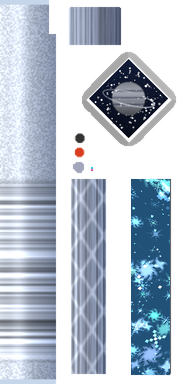
#> input picture src/main/resources/assets/silverstar/model/silver_star.png, 192 x 384 px, found by its file name
$ python make_blade_masks.py
#> lines starting #> are read from the running program, lines starting #| are printed output that depends on the picture; after the words box and inside, x2 and y2 are one past the last pixel; in counts of white or black regions, pixels touching at a corner belong together
import os

import numpy as np
from PIL import Image

# 把刀贴图拆成两张：
#   silver_star_body.png  —— 除了刀刃那条，其它全保留（刀柄、护手、刀鞘、鞘上纹章都从这张出）
#   silver_star_blade.png —— 只有刀刃那条有像素，其它全透明（星空遮罩只认 alpha）
BASE = r"D:\GoldenStar\mod构建\SilverStar"
SRC = os.path.join(BASE, "src", "main", "resources", "assets", "silverstar", "model", "silver_star.png")
BODY = os.path.join(BASE, "src", "main", "resources", "assets", "silverstar", "model", "silver_star_body.png")
BLADE = os.path.join(BASE, "src", "main", "resources", "assets", "silverstar", "model", "silver_star_blade.png")

# 实测的刀刃区域（192x384）
X0, Y0, X1, Y1 = 131, 179, 170, 375

img = Image.open(SRC).convert("RGBA")
#> img is the input picture: PIL image 192x384 RGBA; mean R, G, B, A 104.8, 114.5, 126.9, 162.2
W, H = img.size
#> W = 192; H = 384
assert (W, H) == (192, 384), (W, H)

arr = np.array(img)
body = arr.copy()
blade = arr.copy()

body[Y0:Y1, X0:X1, 3] = 0
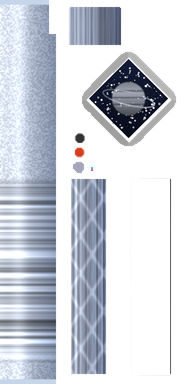
#> body: shape (384, 192, 4); 10.37% of pixels changed, all inside (x1, y1, x2, y2) = (131, 179, 170, 375); transparent parts drawn white

mask = np.zeros((H, W), dtype=bool)
mask[Y0:Y1, X0:X1] = True
blade[~mask, 3] = 0
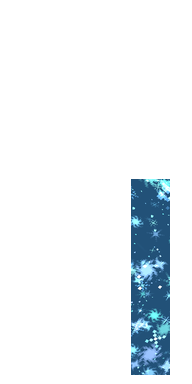
#> blade: shape (384, 192, 4); mean R, G, B, A 104.8, 114.5, 126.9, 26.4; transparent parts drawn white

Image.fromarray(body, "RGBA").save(BODY)
Image.fromarray(blade, "RGBA").save(BLADE)

print("rect px:", int(mask.sum()))
print("body  ->", BODY, os.path.getsize(BODY))
print("blade ->", BLADE, os.path.getsize(BLADE))
